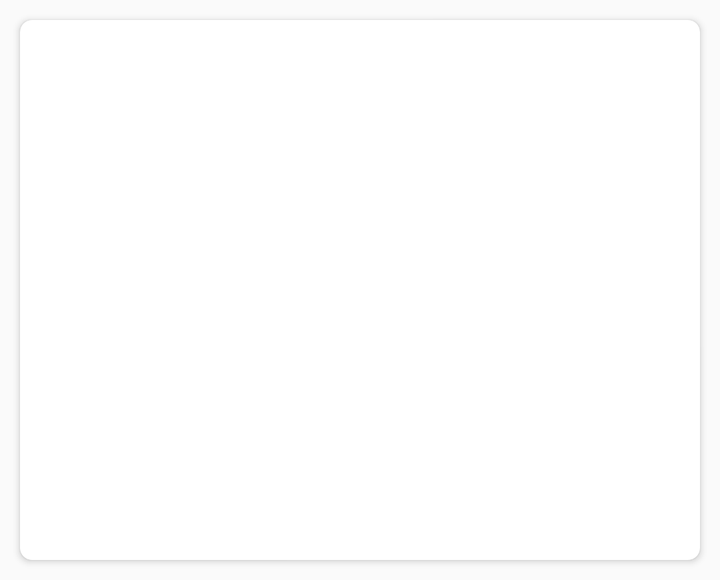
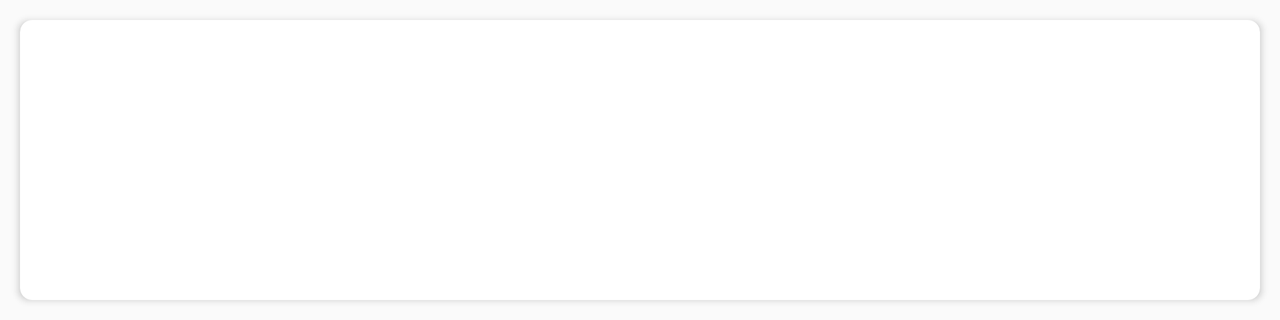

One screen, two layout resources from the same app: the default and the repository's alternative for another configuration. Each is rendered where Android would select it; the XML of both is given below.
<!-- AndroidManifest.xml: application theme AppTheme -->
<!-- res/layout/card_item.xml -->
<?xml version="1.0" encoding="utf-8"?>
<androidx.cardview.widget.CardView xmlns:android="http://schemas.android.com/apk/res/android"
    android:layout_width="match_parent"
    android:layout_height="wrap_content"
    xmlns:app="http://schemas.android.com/apk/res-auto"
    android:layout_margin="10dp"
    android:elevation="6dp"
    app:cardCornerRadius="6dp">

    <LinearLayout
        android:layout_width="match_parent"
        android:layout_height="wrap_content"
        android:orientation="vertical"
        android:padding="10dp">

        <com.google.android.material.imageview.ShapeableImageView
            android:id="@+id/postImage"
            android:layout_width="match_parent"
            android:layout_height="180dp"
            android:scaleType="centerCrop"
            android:cropToPadding="true"
            android:adjustViewBounds="true"
            app:shapeAppearanceOverlay="@style/corner_Radius"
            />
        <TextView
            android:id="@+id/postTitle"
            android:layout_width="match_parent"
            android:layout_height="wrap_content"
            style="@style/TextAppearance.AppCompat.Title"
            android:ellipsize="end"
            android:maxLines="1"
            android:paddingTop="16dp"/>

        <TextView
            android:id="@+id/postDiscription"
            android:layout_width="match_parent"
            android:layout_height="wrap_content"
            style="@style/TextAppearance.AppCompat.Body1"
            android:ellipsize="end"
            android:maxLines="2"
            android:layout_marginTop="8dp"/>

    </LinearLayout>


</androidx.cardview.widget.CardView>
<!-- resources referenced by this layout -->
<resources>
  <style name="corner_Radius">
          <item name="cornerSize">6dp</item>
      </style>
  <style name="AppTheme" parent="Theme.AppCompat.Light.NoActionBar">
          
          <item name="colorPrimary">@color/purple_500</item>
          <item name="colorPrimaryVariant">@color/purple_700</item>
          <item name="colorOnPrimary">@color/white</item>
          
          <item name="colorSecondary">#028C7E</item>
          <item name="colorSecondaryVariant">#036A69</item>
          <item name="colorOnSecondary">@color/black</item>
          
          <item name="android:statusBarColor">#036A69</item>
          
      </style>
</resources>
<!-- res/layout-land/card_item.xml (the repository's variant of the layout above) -->
<!-- drawn on the phone turned sideways -->
<?xml version="1.0" encoding="utf-8"?>
<androidx.cardview.widget.CardView xmlns:android="http://schemas.android.com/apk/res/android"
    android:layout_width="match_parent"
    android:layout_height="wrap_content"
    xmlns:app="http://schemas.android.com/apk/res-auto"
    android:layout_margin="10dp"
    android:elevation="6dp"
    app:cardCornerRadius="6dp">

    <RelativeLayout
        android:layout_width="wrap_content"
        android:layout_height="wrap_content"
        android:orientation="horizontal"
        android:padding="10dp">

        <com.google.android.material.imageview.ShapeableImageView
            android:id="@+id/postImage"
            android:layout_width="180dp"
            android:layout_height="120dp"
            android:scaleType="centerCrop"
            android:cropToPadding="true"
            android:adjustViewBounds="true"
            app:shapeAppearanceOverlay="@style/corner_Radius"


            />

        <TextView
            android:id="@+id/postTitle"
            android:layout_width="match_parent"
            android:layout_height="wrap_content"
            style="@style/TextAppearance.AppCompat.Title"
            android:ellipsize="end"
            android:maxLines="1"
            android:layout_toRightOf="@+id/postImage"
            android:paddingTop="12dp"
            android:layout_marginStart="16dp" />

        <TextView
            android:id="@+id/postDiscription"
            style="@style/TextAppearance.AppCompat.Body1"
            android:layout_width="659dp"
            android:layout_height="68dp"
            android:layout_marginTop="8dp"
            android:ellipsize="end"
            android:maxLines="3"
            android:layout_below="@+id/postTitle"
            android:layout_toRightOf="@+id/postImage"
            android:layout_marginStart="16dp"

            android:visibility="visible" />


    </RelativeLayout>



</androidx.cardview.widget.CardView>
